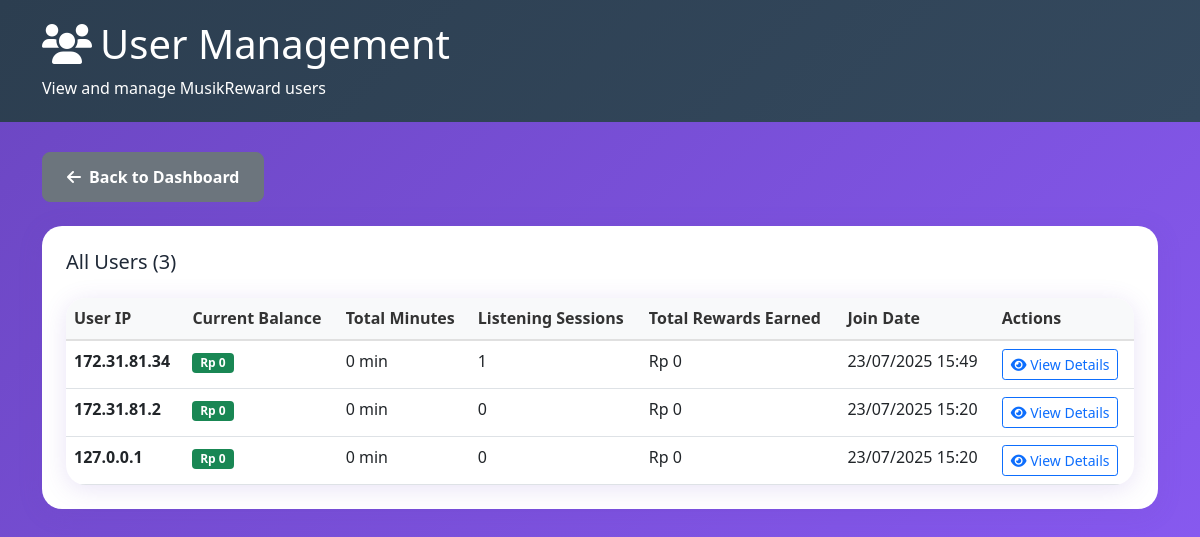
Page /admin/users.php (signed in) on the committed database.
### tables this page shows
CREATE TABLE users (
            id INTEGER PRIMARY KEY AUTOINCREMENT,
            user_ip TEXT NOT NULL UNIQUE,
            balance REAL DEFAULT 0.00,
            total_minutes INTEGER DEFAULT 0,
            created_at DATETIME DEFAULT CURRENT_TIMESTAMP
        );

### admin/users.php (the view, shortened to what this page needs)
<?php
require_once '../config/database.php';
$stmt = $pdo->query("
    SELECT u.*,
           COUNT(ls.id) as listening_sessions,
           SUM(ls.minutes_listened) as total_minutes_listened,
           SUM(ls.reward_earned) as total_rewards_earned
    FROM users u
    LEFT JOIN listening_sessions ls ON u.user_ip = ls.user_ip
    GROUP BY u.id
    ORDER BY u.created_at DESC
");
$users = $stmt->fetchAll();
?>
<!DOCTYPE html>
<html lang="id">
<head>
    <link href="https://cdn.jsdelivr.net/npm/bootstrap@5.1.3/dist/css/bootstrap.min.css" rel="stylesheet">
    <link href="https://cdnjs.cloudflare.com/ajax/libs/font-awesome/6.0.0/css/all.min.css" rel="stylesheet">
    <link href="../assets/css/style.css" rel="stylesheet">
</head>
<body>
    <div class="admin-header">
        <div class="container">
            <h1><i class="fas fa-users me-2"></i>User Management</h1>
            <p class="mb-0">View and manage MusikReward users</p>
        </div>
    </div>
    <div class="container">
        <div class="row">
            <div class="col-md-12 mb-4">
                <a href="index.php" class="btn btn-secondary">
                    <i class="fas fa-arrow-left me-2"></i>Back to Dashboard
                </a>
            </div>
        </div>
        <div class="admin-card">
            <h5 class="mb-4">All Users (<?= count($users) ?>)</h5>
            <div class="table-responsive">
                <table class="table">
                    <thead>
                        <tr>
                            <th>User IP</th>
                            <th>Current Balance</th>
                            <th>Total Minutes</th>
                            <th>Listening Sessions</th>
                            <th>Total Rewards Earned</th>
                            <th>Join Date</th>
                            <th>Actions</th>
                        </tr>
                    </thead>
                    <tbody>
                        <?php foreach ($users as $user): ?>
                        <tr>
                            <td>
                                <strong><?= htmlspecialchars($user['user_ip']) ?></strong>
                            </td>
                            <td>
                                <span class="badge bg-success">
                                    Rp <?= number_format($user['balance'], 0, ',', '.') ?>
                                </span>
                            </td>
                            <td><?= number_format($user['total_minutes'] ?: 0) ?> min</td>
                            <td><?= number_format($user['listening_sessions'] ?: 0) ?></td>
                            <td>Rp <?= number_format($user['total_rewards_earned'] ?: 0, 0, ',', '.') ?></td>
                            <td><?= date('d/m/Y H:i', strtotime($user['created_at'])) ?></td>
                            <td>
                                <button class="btn btn-sm btn-outline-primary" onclick="viewUserDetails('<?= $user['user_ip'] ?>')">
                                    <i class="fas fa-eye"></i> View Details
                                </button>
                            </td>
                        </tr>
                        <?php endforeach; ?>
                    </tbody>
                </table>
            </div>
        </div>
    </div>
</body>
</html>

### assets/css/style.css (style rules this page uses)
:root { --primary-color: #6B46C1; --secondary-color: #8B5CF6; --tertiary-color: #3B82F6; --accent-color: #92400E; --success-color: #10B981; --background-color: #F8FAFC; --wave-gradient: linear-gradient(135deg, #6B46C1 0%, #8B5CF6 25%, #3B82F6 50%, #92400E 75%, #6B46C1 100%); --card-shadow: 0 4px 25px rgba(107, 70, 193, 0.15); --border-radius: 20px; }
* { margin: 0; padding: 0; box-sizing: border-box; }
body { font-family: 'Segoe UI', Tahoma, Geneva, Verdana, sans-serif; background: var(--wave-gradient); background-size: 400% 400%; animation: waveAnimation 15s ease-in-out infinite; line-height: 1.6; color: #1F2937; min-height: 100vh; }
.btn-secondary { border-radius: 8px; padding: 12px 24px; font-weight: 600; }
.admin-header { background: linear-gradient(135deg, #2C3E50, #34495E); color: white; padding: 20px; margin-bottom: 30px; }
.admin-card { background: white; border-radius: var(--border-radius); box-shadow: var(--card-shadow); padding: 24px; margin-bottom: 24px; }
.table-responsive { border-radius: var(--border-radius); overflow: hidden; box-shadow: var(--card-shadow); }
.table { margin-bottom: 0; }
.table thead th { background-color: #F8F9FA; border-bottom: 2px solid #E0E0E0; font-weight: 600; color: #333; }

### rows in the picture
users: user_ip "172.31.81.34", balance "0", total_minutes "0", listening_sessions "1", total_rewards_earned "0", created_at "23/07/2025 15:49"
users: user_ip "172.31.81.2", balance "0", total_minutes "0", listening_sessions "0", total_rewards_earned "0", created_at "23/07/2025 15:20"
users: user_ip "127.0.0.1", balance "0", total_minutes "0", listening_sessions "0", total_rewards_earned "0", created_at "23/07/2025 15:20"

### other values in the picture
count($users) "3"
